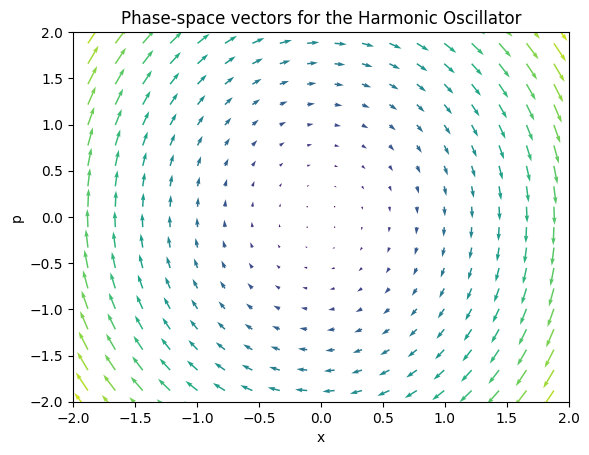

Python code for this plot:
#example of a script that calculates a phase-space vectors for a harmonic oscillator

import numpy as np
import matplotlib.pyplot as plt

#spring constant and particle mass
k = 3.0
m = 0.5

#setup x grid and y grid
x_list = np.linspace(-2.1,2.1,20)
p_list = np.linspace(-2.1,2.1,20)

#put values of x and p as a 2D array
x, p = np.meshgrid(x_list, p_list)
#Hamiltonian
H = 0.5*k*(x**2) + 0.5*(p**2)/m
#Calculate change in x and p with time
dxdt = p/m
dpdt = -k*x
#phase-space velocity
v = np.sqrt(dxdt**2 + dpdt**2)

#Quiver plot: x-coordinate, y-coordinate,
#x-projection of arrow, y-projection of arrow,
#color (usually length of arrow)
plt.quiver(x,p,dxdt,dpdt,v)
plt.xlim((-2,2))
plt.ylim((-2,2))
plt.xlabel('x')
plt.ylabel('p')
plt.title('Phase-space vectors for the Harmonic Oscillator')
plt.savefig('lec2_quiver.png', bbox_inches='tight')
plt.show()
